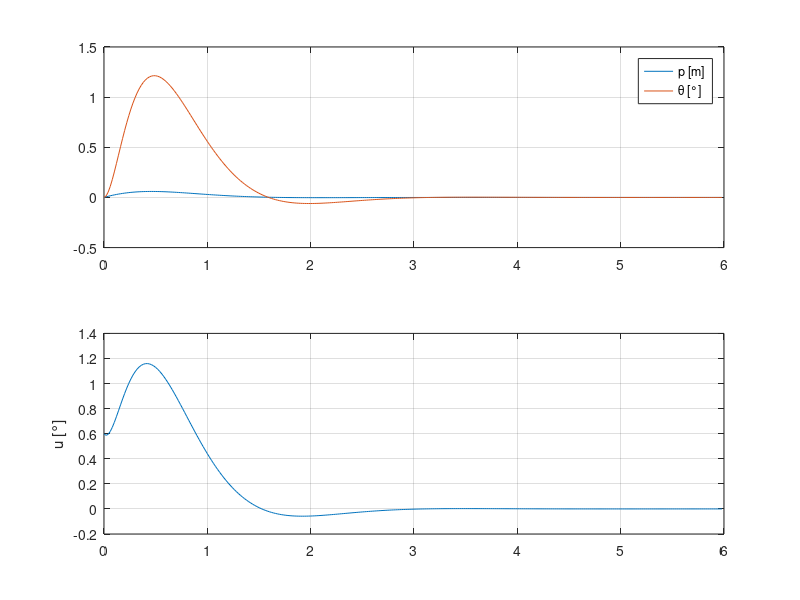

Write the MATLAB code that produced this figure.
s = tf('s');
a=3.28; g=-18.65*pi/180;Ts=0.02;

P_servo = 127.5/(s^2+10.02*s+128.6);
P_carrito = g/(s*(s+a));
P = P_servo * P_carrito;
polos = pole(P);

% Matrices continuas
A = [0 1 0 0; 0 -a g 0; 0 0 0 1; 0 0 -128.6 -10.02];  
B = [0;0;0;127.5];  
C = [1 0 0 0; 0 0 1 0];  
D = zeros(2,1);

%% Controlabilidad
rank(ctrb(A,B))                      % debe dar 4

%% Discretización exacta
sysd = c2d(ss(A,B,C,D), Ts, 'zoh');
[A_d,B_d,C_d,~] = ssdata(sysd);

%% Diseño de K (polos continuos -> discretos)
p_ctl_c = [-2+2j, -2-2j, -6, -7];    % punto de partida, a ajustar
p_ctl_d = exp(p_ctl_c*Ts);
K = place(A_d, B_d, p_ctl_d);        % 1x4
disp(K)
disp(abs(eig(A_d - B_d*K))')         % todos < 1

%% Simulación: perturbación tipo impulso en el carro
% (el carro recibe un golpe: una velocidad inicial repentina)
x = [0; 0.3; 0; 0];                  % ṗ = 0.3 m/s de golpe, ajustá hasta ver p_max ~ 0.1 m
N = 300;  X = zeros(4,N);  U = zeros(1,N);
for k = 1:N
    X(:,k) = x;
    U(k) = -K*x;
    x = A_d*x + B_d*U(k);
end
t = (0:N-1)*Ts;
figure; subplot(2,1,1); plot(t, X(1,:), t, X(3,:)); legend('p [m]','\theta [°]'); grid on
subplot(2,1,2); plot(t, U); ylabel('u [°]'); grid on
